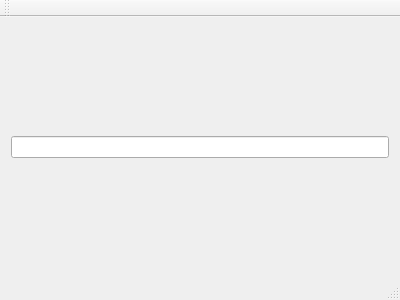
<?xml version="1.0" encoding="UTF-8"?>
<ui version="4.0">
 <class>MainWindow</class>
 <widget class="QMainWindow" name="MainWindow">
  <property name="geometry">
   <rect>
    <x>0</x>
    <y>0</y>
    <width>400</width>
    <height>300</height>
   </rect>
  </property>
  <property name="windowTitle">
   <string>MainWindow</string>
  </property>
  <widget class="QWidget" name="centralWidget">
   <layout class="QVBoxLayout" name="verticalLayout">
    <item>
     <widget class="QLineEdit" name="lineEdit"/>
    </item>
   </layout>
  </widget>
  <widget class="QMenuBar" name="menuBar">
   <property name="geometry">
    <rect>
     <x>0</x>
     <y>0</y>
     <width>400</width>
     <height>22</height>
    </rect>
   </property>
  </widget>
  <widget class="QToolBar" name="mainToolBar">
   <attribute name="toolBarArea">
    <enum>TopToolBarArea</enum>
   </attribute>
   <attribute name="toolBarBreak">
    <bool>false</bool>
   </attribute>
  </widget>
  <widget class="QStatusBar" name="statusBar"/>
 </widget>
 <layoutdefault spacing="6" margin="11"/>
 <resources/>
 <connections/>
</ui>
